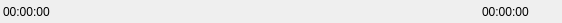
<?xml version="1.0" encoding="UTF-8"?>
<ui version="4.0">
 <class>SequenceInfo</class>
 <widget class="QFrame" name="SequenceInfo">
  <property name="geometry">
   <rect>
    <x>0</x>
    <y>0</y>
    <width>562</width>
    <height>23</height>
   </rect>
  </property>
  <property name="minimumSize">
   <size>
    <width>0</width>
    <height>23</height>
   </size>
  </property>
  <property name="maximumSize">
   <size>
    <width>16777215</width>
    <height>42</height>
   </size>
  </property>
  <property name="windowTitle">
   <string/>
  </property>
  <property name="frameShape">
   <enum>QFrame::NoFrame</enum>
  </property>
  <layout class="QVBoxLayout" name="verticalLayout">
   <property name="leftMargin">
    <number>3</number>
   </property>
   <property name="topMargin">
    <number>3</number>
   </property>
   <property name="rightMargin">
    <number>3</number>
   </property>
   <property name="bottomMargin">
    <number>3</number>
   </property>
   <item>
    <layout class="QHBoxLayout" name="horizontalLayout">
     <property name="spacing">
      <number>10</number>
     </property>
     <item>
      <widget class="QLabel" name="labelStart">
       <property name="text">
        <string>00:00:00</string>
       </property>
      </widget>
     </item>
     <item>
      <widget class="QLabel" name="label">
       <property name="minimumSize">
        <size>
         <width>20</width>
         <height>20</height>
        </size>
       </property>
       <property name="maximumSize">
        <size>
         <width>20</width>
         <height>20</height>
        </size>
       </property>
       <property name="text">
        <string/>
       </property>
       <property name="pixmap">
        <pixmap resource="../../../libvideostitch-gui/libvideostitch-gui.qrc">:/assets/images/header-icon.png</pixmap>
       </property>
       <property name="scaledContents">
        <bool>true</bool>
       </property>
       <property name="alignment">
        <set>Qt::AlignCenter</set>
       </property>
      </widget>
     </item>
     <item>
      <widget class="QFrame" name="frameBackgound">
       <property name="sizePolicy">
        <sizepolicy hsizetype="Expanding" vsizetype="Preferred">
         <horstretch>0</horstretch>
         <verstretch>0</verstretch>
        </sizepolicy>
       </property>
       <property name="frameShape">
        <enum>QFrame::NoFrame</enum>
       </property>
       <property name="frameShadow">
        <enum>QFrame::Raised</enum>
       </property>
       <layout class="QHBoxLayout" name="horizontalLayout_2">
        <property name="leftMargin">
         <number>0</number>
        </property>
        <property name="topMargin">
         <number>0</number>
        </property>
        <property name="rightMargin">
         <number>0</number>
        </property>
        <property name="bottomMargin">
         <number>0</number>
        </property>
       </layout>
      </widget>
     </item>
     <item>
      <widget class="QLabel" name="label_5">
       <property name="minimumSize">
        <size>
         <width>20</width>
         <height>20</height>
        </size>
       </property>
       <property name="maximumSize">
        <size>
         <width>20</width>
         <height>20</height>
        </size>
       </property>
       <property name="text">
        <string/>
       </property>
       <property name="pixmap">
        <pixmap resource="../../../libvideostitch-gui/libvideostitch-gui.qrc">:/assets/images/header-icon.png</pixmap>
       </property>
       <property name="scaledContents">
        <bool>true</bool>
       </property>
       <property name="alignment">
        <set>Qt::AlignCenter</set>
       </property>
      </widget>
     </item>
     <item>
      <widget class="QLabel" name="labelStop">
       <property name="text">
        <string>00:00:00</string>
       </property>
      </widget>
     </item>
     <item>
      <widget class="QLabel" name="labelHelp">
       <property name="minimumSize">
        <size>
         <width>20</width>
         <height>20</height>
        </size>
       </property>
       <property name="maximumSize">
        <size>
         <width>20</width>
         <height>20</height>
        </size>
       </property>
       <property name="toolTip">
        <string>To define this algorithm's working sequence, please use the marquees in the timeline</string>
       </property>
       <property name="text">
        <string/>
       </property>
       <property name="pixmap">
        <pixmap resource="../../../libvideostitch-gui/libvideostitch-gui.qrc">:/assets/images/info2.png</pixmap>
       </property>
       <property name="scaledContents">
        <bool>true</bool>
       </property>
       <property name="alignment">
        <set>Qt::AlignCenter</set>
       </property>
      </widget>
     </item>
    </layout>
   </item>
  </layout>
 </widget>
 <resources>
  <include location="../../../libvideostitch-gui/libvideostitch-gui.qrc"/>
 </resources>
 <connections/>
</ui>
